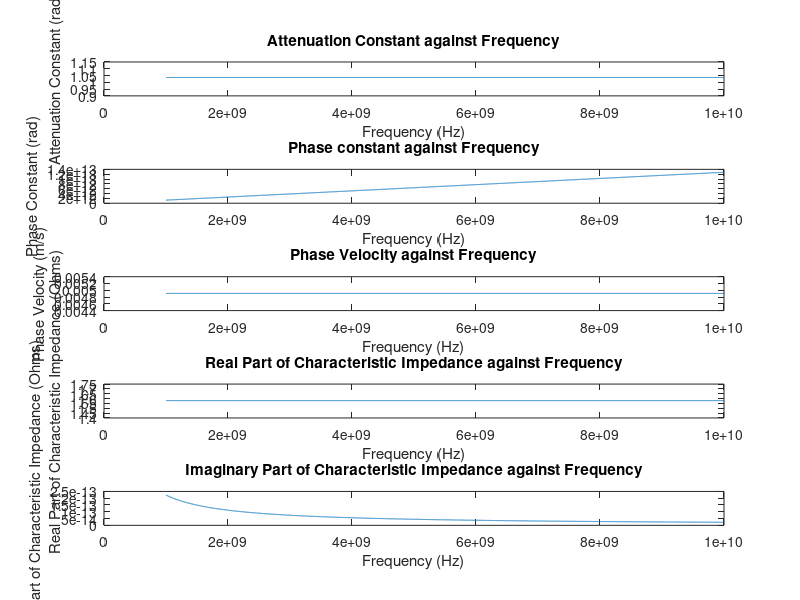

Source code (MATLAB):
% Hamza Siddiqui - siddih38 - 400407170 
clear all; close all %#ok<CLALL> reset everything

% Defining PUL parameter values
R = 1.35; % resistance PUL  (Ω/m)
L = 322;  % inductance PUL  (H/m)
G = 0.77; % conductance PUL (S/m)
C = 129;  % capacitance PUL (F/m)

f = 10^9:10^6:10^10; % frequency vector 1 GHz to 10 GHz (with a step of 10 MHz)
w = f.*(2*pi);
gamma = sqrt((R+1i*w*L).*(G+1i*w*C)); % complex propagation constant 
Z0 = sqrt((R+1i*w*L)./(G+1i*w*C));    % characteristic impedance (voltage-to-current ratio for a traveling wave in a TL)

% values to be plotted 
attenuation_constant = real(gamma); % alpha
phase_constant = imag(gamma);       % beta
vp = w./phase_constant;              % phase velocity 
% real and imaginary parts of characteristic impedance
ReZ0 = real(Z0);
ImZ0 = imag(Z0);

% attenuation constant plot
subplot(5,1,1);
plot(f,attenuation_constant);
title('Attenuation Constant against Frequency');
xlabel('Frequency (Hz)');
ylabel('Attenuation Constant (rad)'); 

% phase constant plot
subplot(5,1,2);
plot(f, phase_constant);
title('Phase constant against Frequency');
xlabel('Frequency (Hz)'); 
ylabel("Phase Constant (rad)");

% phase velocity plot
subplot(5,1,3);
plot(f,vp);
title('Phase Velocity against Frequency');
xlabel('Frequency (Hz)'); 
ylabel('Phase Velocity (m/s)');

% real part of characteristic impedance plot
subplot(5,1,4);
plot(f, ReZ0);
title('Real Part of Characteristic Impedance against Frequency');
xlabel('Frequency (Hz)'); 
ylabel('Real Part of Characteristic Impedance (Ohms)');

% imaginary Part of Characteristic Impedance plot
subplot(5,1,5);
plot(f, ImZ0);
title('Imaginary Part of Characteristic Impedance against Frequency');
xlabel('Frequency (Hz)'); 
ylabel('Imaginary Part of Characteristic Impedance (Ohms)');